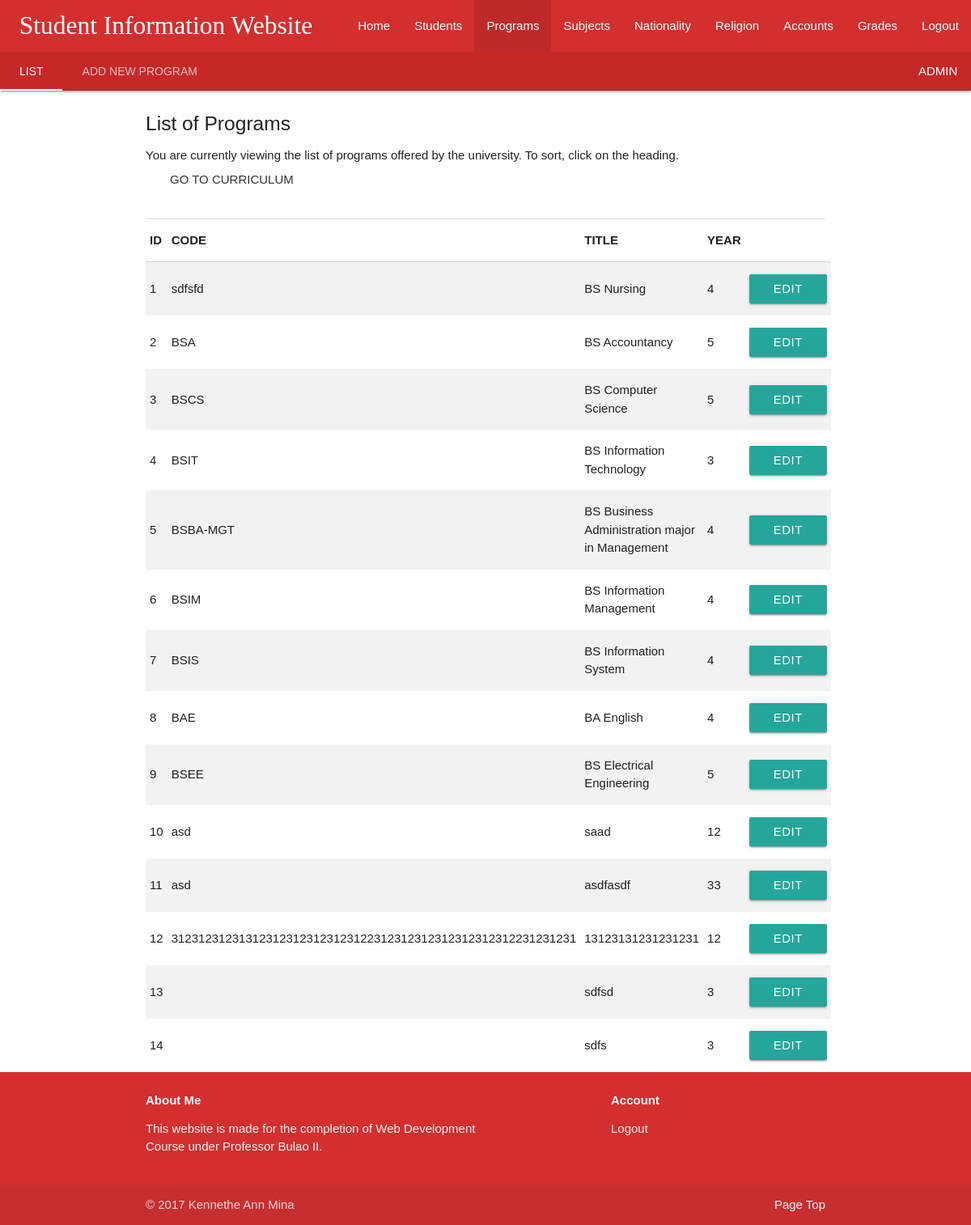
Screenshot of /MINA/pages/programs.php (signed in) with the database file from the repository.
### tables this page shows
CREATE TABLE `account` (
  `id` int(11) NOT NULL AUTO_INCREMENT,
  `uname` varchar(20) DEFAULT NULL,
  `pword` varchar(256) DEFAULT NULL,
  `description` varchar(120) DEFAULT NULL,
  `active` tinyint(4) DEFAULT NULL,
  `permitstudent` char(4) DEFAULT NULL,
  `permitprogram` char(6) DEFAULT NULL,
  `permitsubject` char(3) DEFAULT NULL,
  `permitnationality` char(3) DEFAULT NULL,
  `permitreligion` char(3) DEFAULT NULL,
  `permitaccounts` char(3) DEFAULT NULL,
  `permitgrades` char(3) DEFAULT NULL,
  `addedon` timestamp NULL DEFAULT NULL,
  `addedby_id` int(11) DEFAULT NULL,
  `modified_on` datetime DEFAULT NULL,
  `modifiedby_id` int(11) DEFAULT NULL,
  PRIMARY KEY (`id`)
);

CREATE TABLE `program` (
  `code` varchar(60) DEFAULT NULL,
  `title` varchar(120) DEFAULT NULL,
  `id` int(11) NOT NULL AUTO_INCREMENT,
  `year` tinyint(4) DEFAULT '4',
  PRIMARY KEY (`id`)
);

### MINA/commands/session.php (called while the page is built, shortened)
<?php
	include('databaseinfo.php');
	$check_user = $_SESSION['login_user'];
	$sql_session = mysqli_query($conn, "SELECT uname FROM account WHERE uname = '$check_user'");
	$row = mysqli_fetch_array($sql_session);
	$log_session = $row['uname'];
?>

### MINA/commands/permissions.php (called while the page is built, shortened)
<?php
	$query = "SELECT * FROM account WHERE uname = '$log_session'";
	$result = mysqli_query($conn, $query);
	$row = mysqli_fetch_assoc($result);
	$permitprogram = $row['permitprogram'];
	$str_prog = str_split($permitprogram);
	$programadd = $str_prog[1];
	$programedit = $str_prog[2];
?>

### MINA/pages/programs.php (the view, shortened to what this page needs)
<?php
  include('../commands/session.php');
  include('../commands/permissions.php');
?>
<!DOCTYPE html>
<html>
<head>
    <link type="text/css" rel="stylesheet" href="../materialize/css/materialize.min.css"  media="screen,projection"/>
    <link type="text/css" rel="stylesheet" href="../materialize/css/fonts.css"  media="screen,projection"/>
</head>
<body>
	<header>
		<nav class="nav-extended">
    		<div class="nav-wrapper red darken-2">
      			<a href="#" class="brand-logo toplogo"> &nbsp;&nbsp; Student Information Website</a>
        		<ul id="nav-mobile" class="right hide-on-med-and-down">
        			<li><a href="home.php">Home</a></li>
              <li><a href="students.php">Students</a></li>
              <li class="active"><a href="programs.php">Programs</a></li>
              <li><a href="subjects.php">Subjects</a></li>
              <li><a href="nationality.php">Nationality</a></li>
              <li><a href="religion.php">Religion</a></li>
              <li><a href="accounts.php">Accounts</a></li>
              <li><a href="grades.php">Grades</a></li>
              <li><a href="../commands/logout.php">Logout</a></li>
      			</ul>
    		</div>
    		<div class="nav-content red darken-3">
      			<ul class="tabs tabs-transparent">
        			<li class="tab"><a href="#list">List</a></li>
              <?php
                if($programadd == 1) {
                  echo '<li class="tab"><a href="#add">Add New Program</a></li>';
                } else {
                  echo '<li class="tab disabled"><a href="#add">Add New Program</a></li>';
                }
              ?>
        			<span style="float: right;" class="tab"><?php echo $log_session; ?> &nbsp;&nbsp;&nbsp;</span>
      			</ul>
    		</div>
  		</nav>
	</header>
	<main>
    <div id="list" class="col s12">
     <div class="container">
        <div class="section">
          <h5>List of Programs</h5>
          <p>You are currently viewing the list of programs offered by the university. To sort, click on the heading.
          <br /> <a href="curriculum.php" class="waves-effect waves-red btn-flat "> Go to Curriculum</a>
          </p>
        </div>
        <div class="divider"></div>
        <?php
          include('../commands/databaseinfo.php');
          $sql = "SELECT * FROM program ORDER BY id";
          $result = mysqli_query($conn, $sql);
          echo '
            <table id="dtable" class="sortable striped">
              <thead>
                <tr>
                  <th> ID </th>
                  <th> CODE </th>
                  <th> TITLE </th>
                  <th> YEAR </th>
                </tr>
              </thead>
              <tbody>
          ';
          if( $result->num_rows > 0) {
            while($row = $result->fetch_assoc()) {
              echo "
                <tr>
                  <td> {$row['id']}</td>
                  <td> {$row['code']}</td>
                  <td> {$row['title']}</td>
                  <td> {$row['year']}</td>";
              if($programedit == 1) {
                echo "<td> <a class='modal-trigger waves-effect waves-light btn' href='#edit' onclick='editcell(this)'>Edit</a>  </td>";
              }
              echo "</tr>";
            }
            echo '</tbody></table></td></tr></center>';
          } else {
            echo "0 results";
          }
        ?>
      </div>
    </div>
	</main>
</body>
<footer class="page-footer red darken-2">
    <div class="container">
      <div class="row">
          <div class="col l6 s12">
            <h6 class="white-text"><b>About Me</b></h6>
            <p class="grey-text text-lighten-4">This website is made for the completion of Web Development Course under Professor Bulao II.</p>
          </div>
          <div class="col l4 offset-l2 s12">
            <h6 class="white-text"><b>Account</b></h6>
            <ul>
              <li><a class="grey-text text-lighten-3" href="../commands/logout.php">Logout</a></li>
            </ul>
          </div>
      </div>
      </div>
      <div class="footer-copyright">
      <div class="container">© 2017 Kennethe Ann Mina<a class="grey-text text-lighten-4 right" href="#top">Page Top</a></div>
  </div>
</footer>
</html>

### MINA/pages/programs.php (style rules this page uses)
html { font-family: GillSans, Calibri, Trebuchet, sans-serif; }
.toplogo { font-family: 'Keania One', cursive; }
body { display: flex; min-height: 100vh; flex-direction: column; }
main { flex: 1 0 auto; }

### rows the page displays
account: uname "ADMIN"
program: id "1", code "sdfsfd", title "BS Nursing", year "4"
program: id "2", code "BSA", title "BS Accountancy", year "5"
program: id "3", code "BSCS", title "BS Computer Science", year "5"
program: id "4", code "BSIT", title "BS Information Technology", year "3"
program: id "5", code "BSBA-MGT", title "BS Business Administration major in Management", year "4"
program: id "6", code "BSIM", title "BS Information Management", year "4"
program: id "7", code "BSIS", title "BS Information System", year "4"
program: id "8", code "BAE", title "BA English", year "4"
program: id "9", code "BSEE", title "BS Electrical Engineering", year "5"
program: id "10", code "asd", title "saad", year "12"
program: id "11", code "asd", title "asdfasdf", year "33"
program: id "12", code "312312312313123123123123123122312312312312312312312231231231", title "13123131231231231", year "12"
program: id "13", title "sdfsd", year "3"
program: id "14", title "sdfs", year "3"
